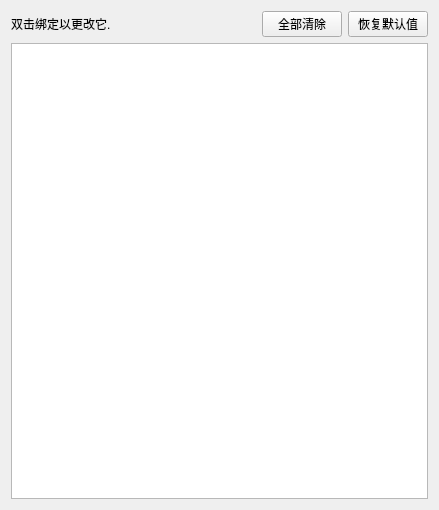
<?xml version="1.0" encoding="UTF-8"?>
<ui version="4.0">
 <class>ConfigureHotkeys</class>
 <widget class="QWidget" name="ConfigureHotkeys">
  <property name="geometry">
   <rect>
    <x>0</x>
    <y>0</y>
    <width>439</width>
    <height>510</height>
   </rect>
  </property>
  <property name="windowTitle">
   <string>热键设置</string>
  </property>
  <layout class="QVBoxLayout" name="verticalLayout">
   <item>
    <layout class="QHBoxLayout" name="horizontalLayout">
     <item>
      <widget class="QLabel" name="label_2">
       <property name="text">
        <string>双击绑定以更改它.</string>
       </property>
      </widget>
     </item>
     <item>
      <spacer name="horizontalSpacer">
       <property name="orientation">
        <enum>Qt::Horizontal</enum>
       </property>
       <property name="sizeHint" stdset="0">
        <size>
         <width>40</width>
         <height>20</height>
        </size>
       </property>
      </spacer>
     </item>
     <item>
      <widget class="QPushButton" name="button_clear_all">
       <property name="text">
        <string>全部清除</string>
       </property>
      </widget>
     </item>
     <item>
      <widget class="QPushButton" name="button_restore_defaults">
       <property name="text">
        <string>恢复默认值</string>
       </property>
      </widget>
     </item>
    </layout>
   </item>
   <item>
    <layout class="QVBoxLayout" name="verticalLayout_2">
     <item>
      <widget class="QTreeView" name="hotkey_list">
       <property name="editTriggers">
        <set>QAbstractItemView::NoEditTriggers</set>
       </property>
       <property name="sortingEnabled">
        <bool>false</bool>
       </property>
      </widget>
     </item>
    </layout>
   </item>
  </layout>
 </widget>
 <resources/>
 <connections/>
</ui>
